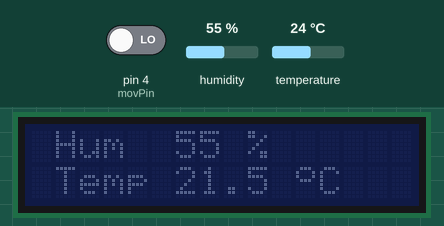
Simulated run of this sketch. Board: Arduino Uno, built with avr-gcc and run on an emulated ATmega328P. Shown: 16×2 character LCD. Wiring (inferred from the names in the program): DHT22 sensor: data pin 2. The test bench sets the inputs (shaded band); at power-on: humidity 55 %, pin 4 (movPin) LOW, temperature 24 °C.

Above: at 1.5 s.
1.6 s: humidity set to 22 %
At 10.8 s:
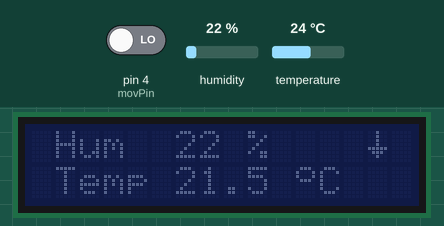
11.8 s: pin 4 (movPin) driven HIGH
At 12.7 s:
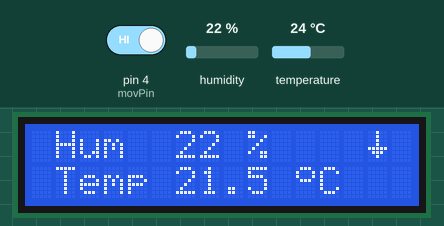
22.1 s: temperature set to 12 °C
At 31.6 s:
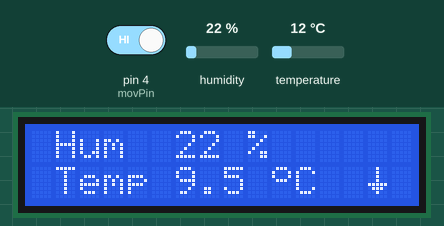
32.4 s: pin 4 (movPin) driven LOW
At 32.9 s:
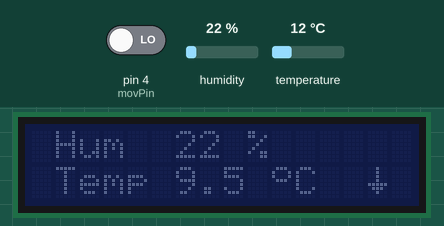
42.7 s: humidity set to 40 %
At 52.3 s:
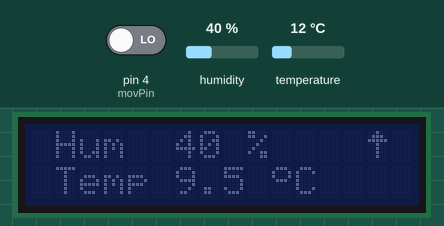
53.0 s: temperature set to 19 °C
At 62.2 s:
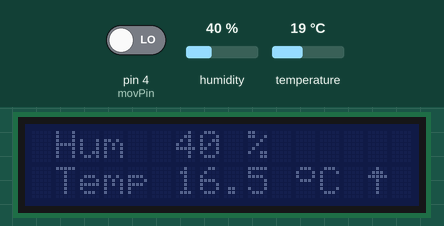
Timing chart, 0 to 63.7 s (numbered marks = the images above; inputs shaded):
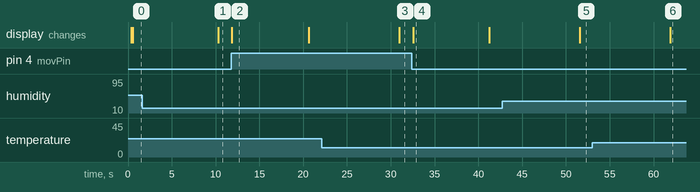

The sketch:

termometr.ino
```cpp
#include "DHT.h"
#include <Thread.h>
#include <Wire.h>
#include <LiquidCrystal_I2C.h>

#define DHTPIN 2
#define UP 1
#define DOWN 2

const int movPin = 4;

uint8_t degres[8] = {
  B01110,
  B10001,
  B10001,
  B01110,
  B00000,
  B00000,
  B00000
};
uint8_t arrowUp[8] = {
  B00100,
  B01110,
  B11111,
  B00100,
  B00100,
  B00100,
  B00100
};
uint8_t arrowDown[8] = {
  B00100,
  B00100,
  B00100,
  B00100,
  B11111,
  B01110,
  B00100
};

float oldHum, oldTemp;
bool isFirstLoop = true;

DHT dht(DHTPIN, DHT22);
LiquidCrystal_I2C lcd(0x3f, 16, 2);
Thread tempThread = Thread();
Thread moveThread = Thread();

void setup() {
  //Serial.begin(9600);
  pinMode(movPin, INPUT);
  dht.begin();
  lcd.init();
  lcd.createChar(0, degres);
  lcd.createChar(1, arrowUp);
  lcd.createChar(2, arrowDown);


  tempThread.onRun(handleReadTemp);
  tempThread.setInterval(10000);
  moveThread.onRun(handleReadMove);
  moveThread.setInterval(500);
  lcd.backlight();
  handleReadTemp();
}

void loop() {
  delay(50);
  if (tempThread.shouldRun())tempThread.run();
  if (moveThread.shouldRun())moveThread.run();
}

/**
   Датчик движения
*/
void handleReadMove(void) {
  if (digitalRead(movPin)) {
    lcd.backlight();
  } else {
    lcd.noBacklight();
  }
}

/**
   Датчик температуры
*/
void handleReadTemp(void) {

  float h = dht.readHumidity();
  float t = dht.readTemperature();

  if (isnan(h) || isnan(t)) {
    lcd.setCursor(15, 0);
    lcd.print("E");
  } else {
    render(h, t - 2.5);
  }
}
/**

*/
void render(float h, float t) {
  lcd.clear();
  lcd.setCursor(1, 0);
  lcd.print("Hum  ");
  lcd.print(h, 0);
  lcd.print(" %");
  lcd.setCursor(1, 1);
  lcd.print("Temp ");
  lcd.print(t, 1);
  lcd.print(" ");
  lcd.write(0);
  lcd.print("C");

  if (isFirstLoop) {
    oldHum = h;
    oldTemp = t;
    isFirstLoop = false;
  } else {
    if (h < oldHum) {
      lcd.setCursor(14, 0);
      lcd.write(DOWN);
    } else if (h > oldHum) {
      lcd.setCursor(14, 0);
      lcd.write(UP);
    }
    oldHum = h;
    if (t < oldTemp) {
      lcd.setCursor(14, 1);
      lcd.write(DOWN);
    } else if (t > oldTemp) {
      lcd.setCursor(14, 1);
      lcd.write(UP);
    }
    oldTemp = t;
  }
}
```

Measured:
- after the input at 1.6 s, the display: changes after 8.7 s (image 1)
- after the input at 11.8 s, the display: changes after 0.06 s (image 2)
- after the input at 22.1 s, the display: changes after 8.8 s (image 3)
- after the input at 32.4 s, the display: changes after 0.15 s (image 4)
- after the input at 42.7 s, the display: changes after 8.9 s (image 5)
- after the input at 53.0 s, the display: changes after 8.9 s (image 6)
- what the display in image 2 shows lasts 8.7 s, from 11.9 s to 20.6 s
